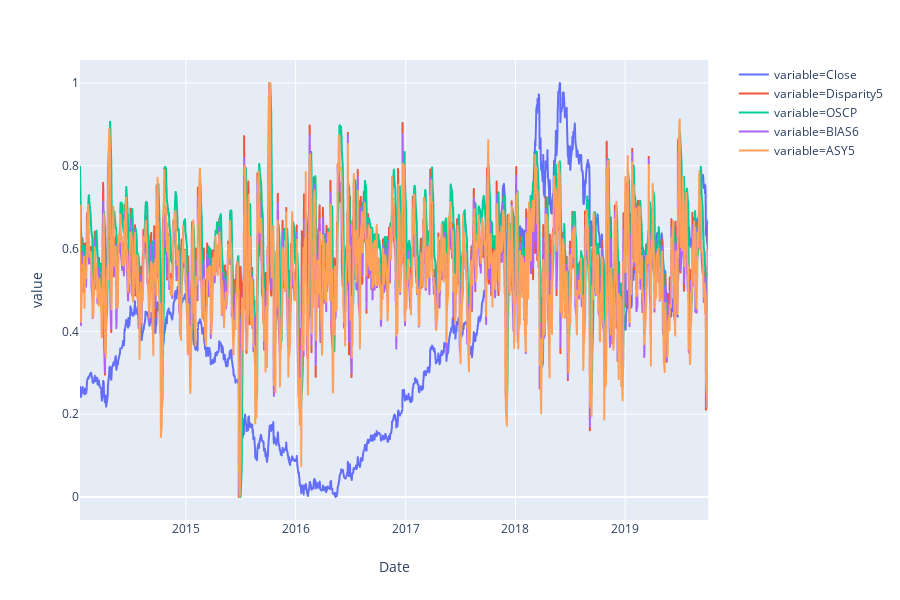

The notebook cell this image was saved under:
### Code cell
#Let's plot using plotly. Tidy_df is data formating needed for plotly (print it to see what happens)

cdf_plot = pd.DataFrame() 
#Plot Close price, Disparity5 in the same graph
cdf_plot = cdf[['Close','Disparity5','OSCP','BIAS6','ASY5']]

#Normalize data with min-max using SK-Learn 
x = cdf_plot.values #returns a numpy array
min_max_scaler = preprocessing.MinMaxScaler()
x_scaled = min_max_scaler.fit_transform(x)
scaled_cdf_plot = pd.DataFrame(x_scaled)
scaled_cdf_plot.columns = cdf_plot.columns
scaled_cdf_plot.index = cdf_plot.index

tidy_df = scaled_cdf_plot.reset_index().melt(id_vars=["Date"])
px.line(tidy_df, x="Date", y="value", color="variable")

### Figure 1 — Plotly figure (JSON) as saved in the notebook; plotly's stock layout.template omitted (floating-point values rounded to 4 significant figures; data arrays with more than 128 entries replaced by an {"elided": "..."} marker saying what was removed)
{"data": [{"hoverlabel": {"namelength": 0}, "hovertemplate": "variable=Close<br>Date=%{x}<br>value=%{y}", "legendgroup": "variable=Close", "line": {"color": "#636efa", "dash": "solid"}, "mode": "lines", "name": "variable=Close", "showlegend": true, "type": "scattergl", "x": {"elided": "1442 str values"}, "xaxis": "x", "y": {"elided": "1442 float values"}, "yaxis": "y"}, {"hoverlabel": {"namelength": 0}, "hovertemplate": "variable=Disparity5<br>Date=%{x}<br>value=%{y}", "legendgroup": "variable=Disparity5", "line": {"color": "#EF553B", "dash": "solid"}, "mode": "lines", "name": "variable=Disparity5", "showlegend": true, "type": "scattergl", "x": {"elided": "1442 str values"}, "xaxis": "x", "y": {"elided": "1442 float values"}, "yaxis": "y"}, {"hoverlabel": {"namelength": 0}, "hovertemplate": "variable=OSCP<br>Date=%{x}<br>value=%{y}", "legendgroup": "variable=OSCP", "line": {"color": "#00cc96", "dash": "solid"}, "mode": "lines", "name": "variable=OSCP", "showlegend": true, "type": "scattergl", "x": {"elided": "1442 str values"}, "xaxis": "x", "y": {"elided": "1442 float values"}, "yaxis": "y"}, {"hoverlabel": {"namelength": 0}, "hovertemplate": "variable=BIAS6<br>Date=%{x}<br>value=%{y}", "legendgroup": "variable=BIAS6", "line": {"color": "#ab63fa", "dash": "solid"}, "mode": "lines", "name": "variable=BIAS6", "showlegend": true, "type": "scattergl", "x": {"elided": "1442 str values"}, "xaxis": "x", "y": {"elided": "1442 float values"}, "yaxis": "y"}, {"hoverlabel": {"namelength": 0}, "hovertemplate": "variable=ASY5<br>Date=%{x}<br>value=%{y}", "legendgroup": "variable=ASY5", "line": {"color": "#FFA15A", "dash": "solid"}, "mode": "lines", "name": "variable=ASY5", "showlegend": true, "type": "scattergl", "x": {"elided": "1442 str values"}, "xaxis": "x", "y": {"elided": "1442 float values"}, "yaxis": "y"}], "layout": {"height": 600, "legend": {"tracegroupgap": 0}, "margin": {"t": 60}, "xaxis": {"anchor": "y", "domain": [0, 0.98], "title": {"text": "Date"}}, "yaxis": {"anchor": "x", "domain": [0, 1], "title": {"text": "value"}}}}
